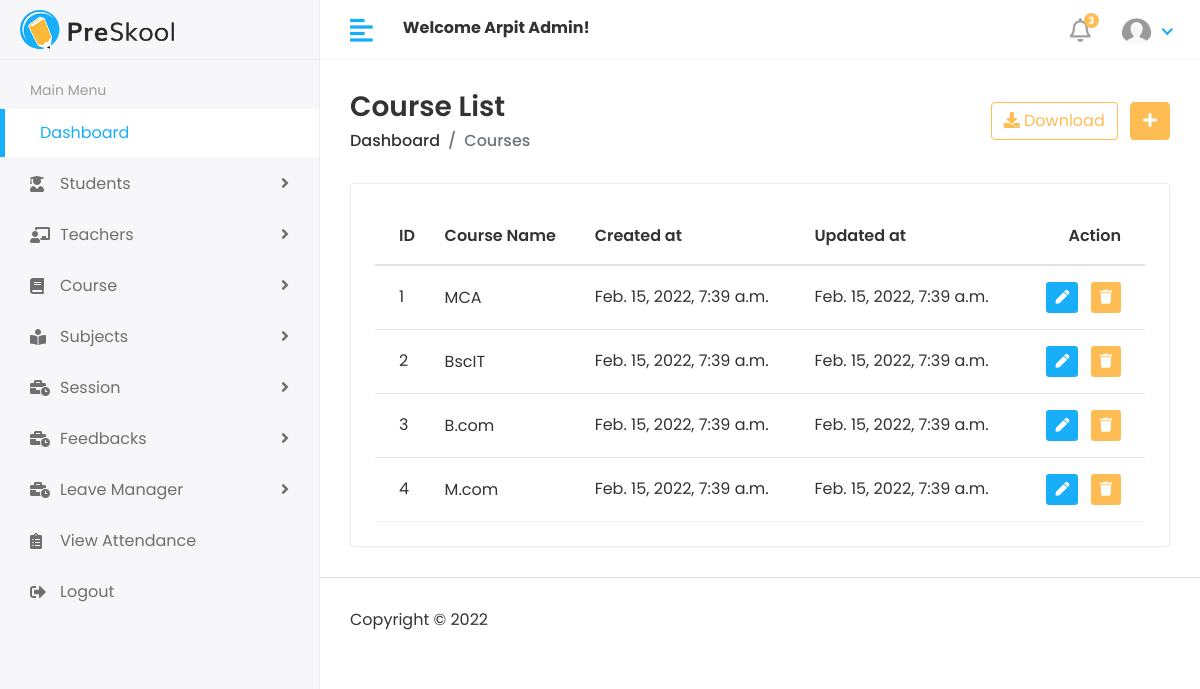
The page //Hod/course/view (signed in) on the database as committed earlier.
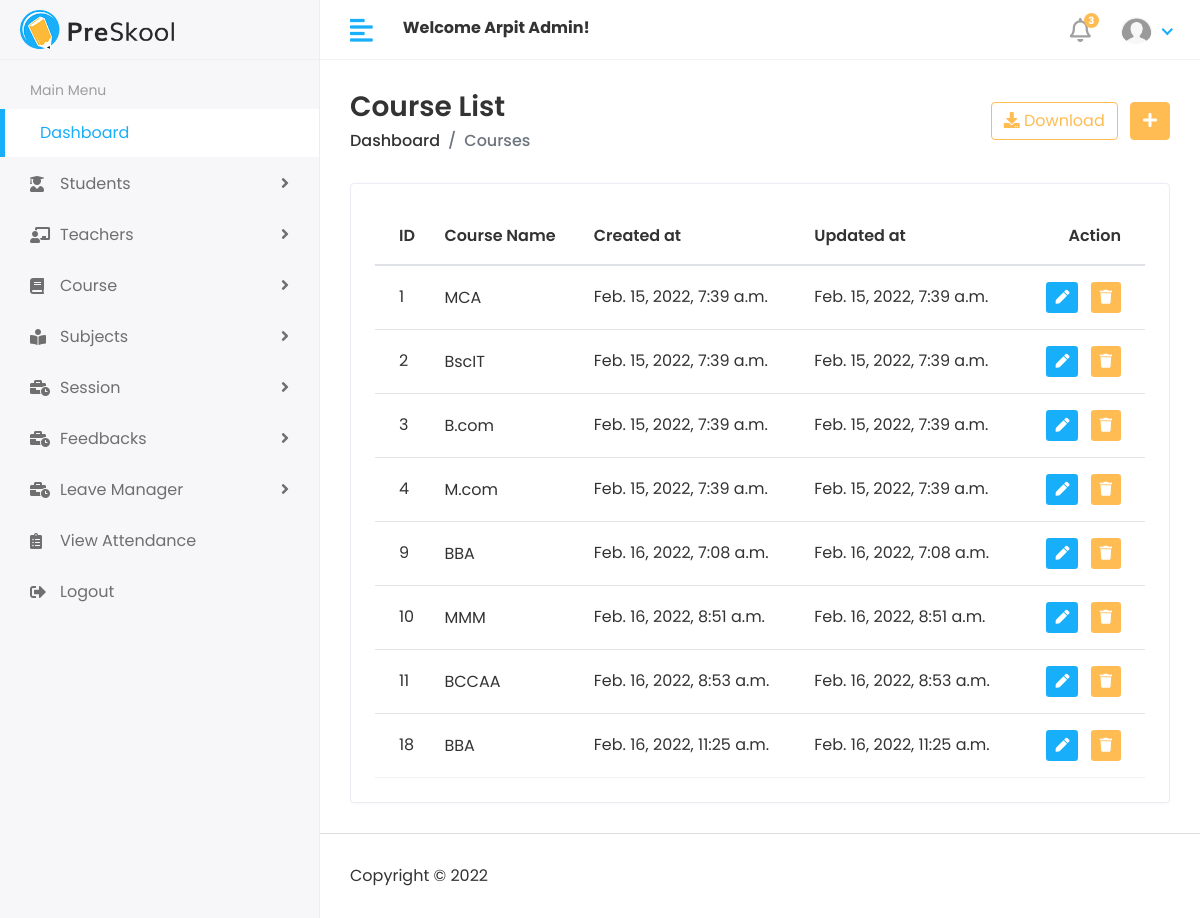
The same page on the database as committed later.
### app/models.py (models this page shows, shortened)
class Customuser(AbstractUser):
    USER ={
        (1,'HOD'),
        (2,'STAFF'),
        (3,'STUDENT'),
    }
    user_type = models.CharField(choices=USER,max_length=50,default=1)
    profile_pic = models.ImageField(upload_to='uploads/profile_pic/')

class Course(models.Model):
    name= models.CharField(max_length=100)
    created_at = models.DateTimeField(auto_now_add=True)
    updated_at = models.DateTimeField(auto_now=True)

### HOD/views.py (the view)
# urls.py: path('course/view',viewcourses, name="viewcourse"),
@login_required(login_url="/")
def viewcourses(request):
    course=Course.objects.all()
    context = {
        'courses':course
    }
    return render(request,'HOD/view_course.html',context)

### templates/HOD/view_course.html
{% extends "main/base.html" %}
{% load static %}
 {% block body %}
 <div class="content container-fluid">
    <div class="page-header">
       <div class="row align-items-center">
          <div class="col">
             <h3 class="page-title">Course List</h3>
             <ul class="breadcrumb">
                <li class="breadcrumb-item"><a href="{% url 'hodpage' %}">Dashboard</a></li>
                <li class="breadcrumb-item active">Courses</li>
             </ul>
          </div>
          <div class="col-auto text-right float-right ml-auto">
             <a href="#" class="btn btn-outline-primary mr-2"><i class="fas fa-download"></i> Download</a>
             <a href="{% url 'addcourse' %}" class="btn btn-primary"><i class="fas fa-plus"></i></a>
          </div>
       </div>
    </div>
    <div class="row">
       <div class="col-sm-12">
          <div class="card card-table">
             <div class="card-body">
                <div class="table-responsive">
                   <table class="table table-hover table-center mb-0 datatable">
                      <thead>
                         <tr>
                            <th>ID</th>
                            <th>Course Name</th>
                            <th>Created at</th>
                            <th>Updated at</th>
                            <th class="text-right">Action</th>
                         </tr>
                      </thead>
                      <tbody>
                        {% for course in courses %}
                         <tr>
                            <td>{{course.id}}</td>
                            <td>
                               <h2>
                                  <a>{{course.name}}</a>
                               </h2>
                            </td>
                            <td>{{course.created_at}}</td>
                            <td>{{course.updated_at}}</td>
                            <td class="text-right">
                               <div class="actions">
                                  <a href="{% url 'editcourse' course.id %}" class="btn btn-sm bg-success-light mr-2">
                                  <i class="fas fa-pen"></i>
                                  </a>
                                  <a href="{% url 'deletecourse' course.id %}" class="btn btn-sm bg-danger-light">
                                  <i class="fas fa-trash"></i>
                                  </a>
                               </div>
                            </td>
                         </tr>
                         {% endfor %}
                      </tbody>
                   </table>
                </div>
             </div>
          </div>
       </div>
    </div>
 </div>
 {% endblock %}

### templates/main/base.html (shortened to what this page needs)
<!DOCTYPE html>
{% load static %}
<html lang="en">
   <head>
      <link rel="stylesheet" href="{% static 'assets/plugins/bootstrap/css/bootstrap.min.css'%}">
      <link rel="stylesheet" href="{% static 'assets/plugins/fontawesome/css/fontawesome.min.css'%}">
      <link rel="stylesheet" href="{% static 'assets/plugins/fontawesome/css/all.min.css'%}">
      <link rel="stylesheet" href="{% static 'assets/css/style.css'%}">
   </head>
<body>
<div class="main-wrapper">
    {% include 'includes/header.html' %}
    {% include 'includes/sidebar.html' %}
    <div class="page-wrapper">
        {% block body %}
        {% endblock %}
        {% include 'includes/footer.html' %}
    </div>
</div>
</body>

### templates/includes/header.html (shortened to what this page needs)
{% load static  %}
   <div class="header">
       <div class="header-left">
          <a href="{% url 'hodpage' %}" class="logo">
          <img src="{% static 'assets/img/logo.png' %}" alt="Logo">
          </a>
       </div>
       <a href="javascript:void(0);" id="toggle_btn">
       <i class="fas fa-align-left"></i>
       </a>
       <div class="top-nav-search mt-3">
          <strong>Welcome <span>{{user.first_name}} {{user.last_name}}</span>!</strong>
       </div>
       <ul class="nav user-menu">
          <li class="nav-item dropdown noti-dropdown">
             <a href="#" class="dropdown-toggle nav-link" data-toggle="dropdown">
             <i class="far fa-bell"></i> <span class="badge badge-pill">3</span>
             </a>
          </li>
          <li class="nav-item dropdown has-arrow">
             <a href="#" class="dropdown-toggle nav-link" data-toggle="dropdown">
            {% if user.profile_pic == "" %}
             <span class="user-img"><img class="rounded-circle" src="{% static 'assets/default-img/user-default.png' %}" width="31" alt="{{user.first_name}}&nbsp;{{user.last_name}}"></span>
            {% else %}
             <span class="user-img"><img class="rounded-circle" src="{{user.profile_pic.url}}" width="31" alt="{{user.first_name}}&nbsp;{{user.last_name}}"></span>
            {% endif %}
            </a>
          </li>
       </ul>
    </div>

### templates/includes/sidebar.html (shortened to what this page needs)
{% load static %}
<div class="sidebar" id="sidebar">
    <div class="sidebar-inner slimscroll">
       <div id="sidebar-menu" class="sidebar-menu">
          <ul>
             <li class="menu-title">
                <span>Main Menu</span>
             </li>
             <li class="submenu active">
                <a href="{% url 'hodpage' %}"><span> Dashboard</span></a>
             </li>
             <li class="submenu">
                <a href=""><i class="fas fa-user-graduate"></i> <span> Students</span> <span class="menu-arrow"></span></a>
             </li>
             <li class="submenu">
                <a href="#"><i class="fas fa-chalkboard-teacher"></i> <span> Teachers</span> <span class="menu-arrow"></span></a>
             </li>
             <li class="submenu">
               <a href="#"><i class="fas fa-book"></i><span> Course</span> <span class="menu-arrow"></span></a>
             </li>
             <li class="submenu">
                <a href="#"><i class="fas fa-book-reader"></i><span> Subjects</span> <span class="menu-arrow"></span></a>
             </li>
             <li class="submenu">
               <a href="#"><i class="fas fa-business-time"></i><span> Session</span> <span class="menu-arrow"></span></a>
            </li>
            <li class="submenu">
               <a href="#"><i class="fas fa-business-time"></i><span> Feedbacks</span> <span class="menu-arrow"></span></a>
            </li>
            <li class="submenu">
               <a href="#"><i class="fas fa-business-time"></i><span> Leave Manager</span> <span class="menu-arrow"></span></a>
            </li>
             <li>
               <a href="#"><i class="fas fa-clipboard-list"></i> <span>View Attendance</span></a>
            </li>
            <li>
               <a href="{% url 'doLogout' %}"><i class="fas fa-sign-out-alt"></i> <span>Logout</span></a>
            </li>
          </ul>
       </div>
    </div>
 </div>

### templates/includes/footer.html
<footer>
    <p>Copyright © 2022 </p>
</footer>

Rows that differ between the two databases and show on the page:
added Course: id "9", name "BBA", created_at "Feb. 16, 2022, 7:08 a.m.", updated_at "Feb. 16, 2022, 7:08 a.m."
added Course: id "10", name "MMM", created_at "Feb. 16, 2022, 8:51 a.m.", updated_at "Feb. 16, 2022, 8:51 a.m."
added Course: id "11", name "BCCAA", created_at "Feb. 16, 2022, 8:53 a.m.", updated_at "Feb. 16, 2022, 8:53 a.m."
added Course: id "18", name "BBA", created_at "Feb. 16, 2022, 11:25 a.m.", updated_at "Feb. 16, 2022, 11:25 a.m."
